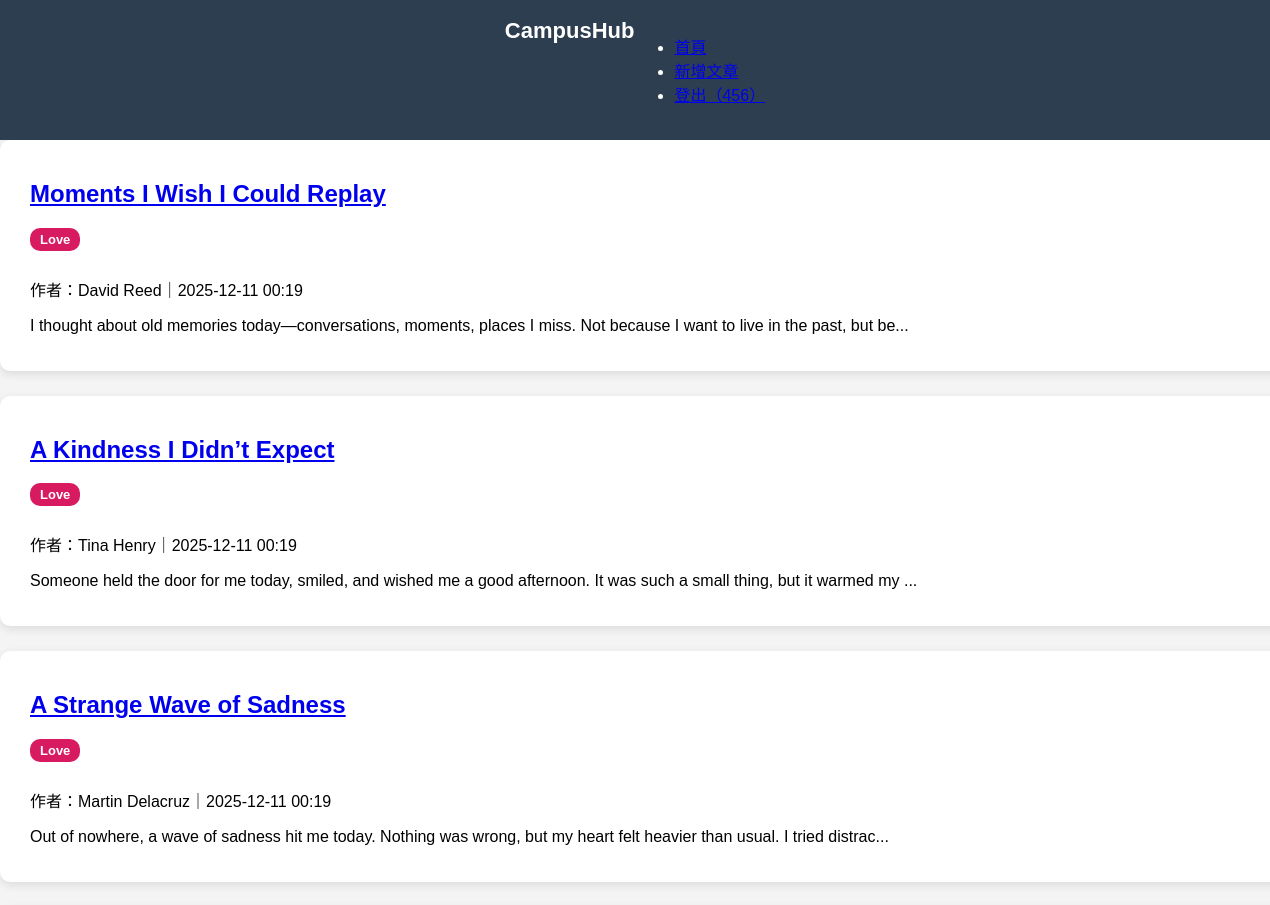
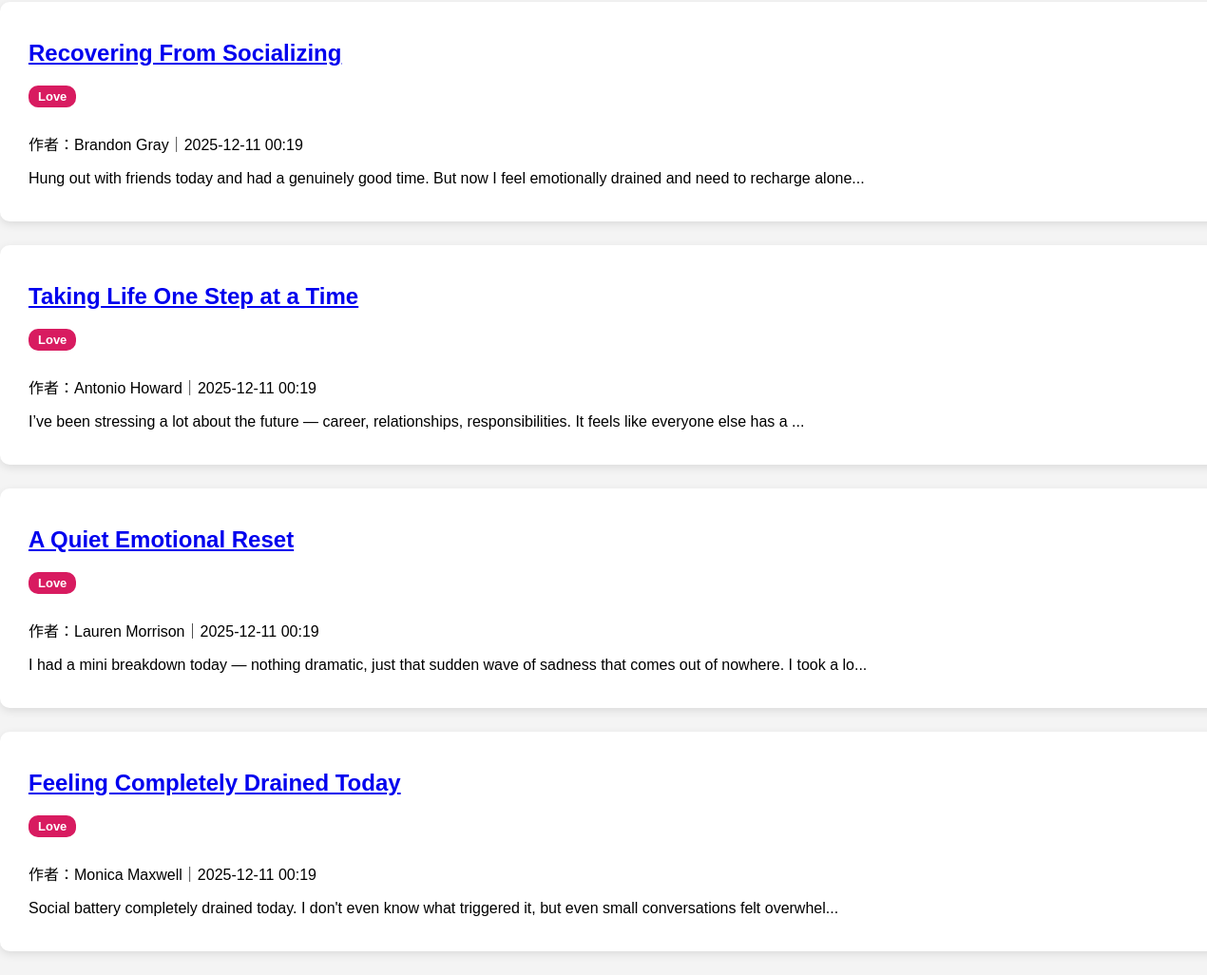
The page /tag/Love (signed in) on the database its author committed (2 pictures, top to bottom).
### models/user.py (models this page shows, shortened)
class User(db.Model, UserMixin):
    id = db.Column(db.Integer, primary_key=True)
    username = db.Column(db.String(50), unique=True, nullable=False)
    email = db.Column(db.String(120), unique=True, nullable=False)
    password = db.Column(db.String(255), nullable=False)
    reset_code = db.Column(db.String(6), nullable=True)
    reset_code_expire = db.Column(db.DateTime, nullable=True)

### models/post.py (models this page shows, shortened)
class Post(db.Model):
    id = db.Column(db.Integer, primary_key=True)
    title = db.Column(db.String(120), nullable=False)
    content = db.Column(db.Text, nullable=False)
    tag = db.Column(db.String(50), nullable=True)
    created_at = db.Column(db.DateTime, default=datetime.utcnow)
    user_id = db.Column(db.Integer, db.ForeignKey("user.id"), nullable=False)
    user = db.relationship("User", backref="posts")
    comments = db.relationship("Comment", backref="post", cascade="all, delete")
    likes = db.relationship("Like", backref="post", lazy="dynamic")

### routes/posts.py (the view)
@posts_bp.route("/tag/<tag>")
def posts_by_tag(tag):
    posts = Post.query.filter_by(tag=tag).order_by(Post.created_at.desc()).all()
    return render_template("tag_view.html", posts=posts, tag=tag)

### models/user.py (called while the page is built)
@login_manager.user_loader
def load_user(user_id):
    return User.query.get(int(user_id))

### templates/tag_view.html (shortened to what this page needs)
<!DOCTYPE html>
<html lang="zh-Hant">
<head>
    <link rel="stylesheet" href="/static/style.css">
</head>
<body>
    <nav class="navbar">
        <div class="logo">CampusHub</div>
        <ul>
            <li><a href="/home">首頁</a></li>
            {% if current_user.is_authenticated %}
            <li><a href="/posts/create">新增文章</a></li>
            <li><a href="/logout">登出（{{ current_user.username }}）</a></li>
            {% else %}
            <li><a href="/login">登入</a></li>
            <li><a href="/register">註冊</a></li>
            {% endif %}
        </ul>
    </nav>
    <div class="content">
        <h2>分類：{{ tag }}</h2>
        {% for p in posts %}
        <div class="post-card">
            <h2><a href="/posts/{{ p.id }}">{{ p.title }}</a></h2>
            <span class="tag-badge tag-{{ p.tag }}">{{ p.tag }}</span>
            <p>作者：{{ p.user.username }}｜{{ p.created_at.strftime("%Y-%m-%d %H:%M") }}</p>
            <p>{{ p.content[:120] }}...</p>
        </div>
        {% endfor %}
    </div>
</body>
</html>

### static/style.css (style rules this page uses)
body { margin: 0; font-family: "Microsoft JhengHei", sans-serif; background: #f4f4f4; padding-top: 65px; }
.navbar { position: fixed; top: 0; left: 0; width: 100%; z-index: 1000; background: #2c3e50; color: white; padding: 18px 0; display: flex; justify-content: center; }
.navbar .logo { font-size: 22px; font-weight: bold; }
.post-card { width: 100%; background: white; padding: 20px 30px; border-radius: 10px; box-shadow: 0 3px 10px rgba(0,0,0,0.1); margin-bottom: 25px; }
.tag-badge { display: inline-block; padding: 4px 10px; border-radius: 10px; font-size: 13px; font-weight: bold; margin-bottom: 10px; margin-right: 6px; color: white !important; }
.tag-Love { background: #d81b60 !important; }

### rows shown on the page
User: username "456"
Post: title "Moments I Wish I Could Replay", tag "Love", user.username "David Reed", created_at "2025-12-11 00:19", content "I thought about old memories today—conversations, moments, places I miss. Not because I want to live in the past, but be"
Post: title "A Kindness I Didn’t Expect", tag "Love", user.username "Tina Henry", created_at "2025-12-11 00:19", content "Someone held the door for me today, smiled, and wished me a good afternoon. It was such a small thing, but it warmed my"
Post: title "A Strange Wave of Sadness", tag "Love", user.username "Martin Delacruz", created_at "2025-12-11 00:19", content "Out of nowhere, a wave of sadness hit me today. Nothing was wrong, but my heart felt heavier than usual. I tried distrac"
Post: title "Recovering From Socializing", tag "Love", user.username "Brandon Gray", created_at "2025-12-11 00:19", content "Hung out with friends today and had a genuinely good time. But now I feel emotionally drained and need to recharge alone"
Post: title "Taking Life One Step at a Time", tag "Love", user.username "Antonio Howard", created_at "2025-12-11 00:19", content "I’ve been stressing a lot about the future — career, relationships, responsibilities. It feels like everyone else has a"
Post: title "A Quiet Emotional Reset", tag "Love", user.username "Lauren Morrison", created_at "2025-12-11 00:19", content "I had a mini breakdown today — nothing dramatic, just that sudden wave of sadness that comes out of nowhere. I took a lo"
Post: title "Feeling Completely Drained Today", tag "Love", user.username "Monica Maxwell", created_at "2025-12-11 00:19", content "Social battery completely drained today. I don't even know what triggered it, but even small conversations felt overwhel"
